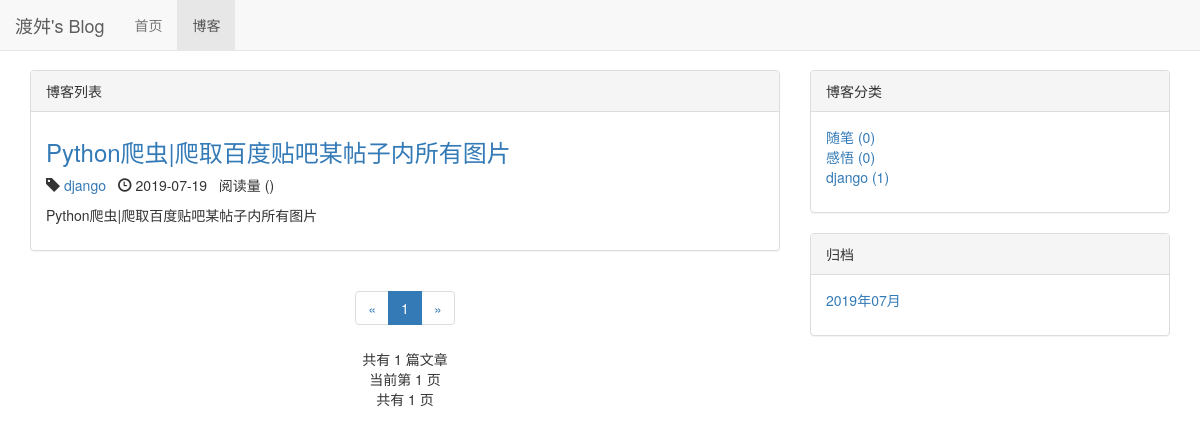
Screenshot of /blog/ with the database file from the repository.
### blog/models.py (models this page shows, shortened)
class Blog(models.Model, ReadNumExpendMethon):
    title = models.CharField(max_length=50)
    blog_type = models.ForeignKey(BlogType, on_delete=models.DO_NOTHING) # 文章类型
    content = models.TextField()
    author = models.ForeignKey(User, on_delete=models.DO_NOTHING)
    read_details = GenericRelation(ReadDetail)
    created_time = models.DateTimeField(auto_now_add=True)
    last_updated_time = models.DateTimeField(auto_now=True)
    class Meta:
        ordering = ['-created_time']

class BlogType(models.Model):
    type_name = models.CharField(max_length=15)
    def __str__(self):
        return self.type_name

### blog/views.py (the view)
# urls.py: path('', views.blog_list, name='blog_list'),
def blog_list(request):
    blogs_all_list = Blog.objects.all()
    context = get_blog_list_common_data(request, blogs_all_list)
    return render(request, 'blog/blog_list.html', context)

### blog/templates/blog/blog_list.html (shortened to what this page needs)
{% extends 'base.html' %}
{% block nav_blog_active %}active{% endblock %}
{% load staticfiles %}
{% block header_extends %}
    <link rel="stylesheet" href="{% static 'blog/blog.css' %}">
{% endblock %}
{% block content %}
    <div class="container">
        <div class="row">
            <div class="col-sm-8">
                <div class="panel panel-default">
                    <div class="panel-heading">{% block blog_list_title %}博客列表{% endblock %}</div>
                    <div class="panel-body">
                        {% for blog in blogs %}
                            <div class="blog">
                                <h3><a href="{% url 'blog_detail' blog.pk %}">{{ blog.title }}</a></h3>
                                <p class="blog-info">
                                    <span class="glyphicon glyphicon-tag"></span>&nbsp;<a
                                        href="{% url 'blogs_with_type' blog.blog_type.pk %}">{{ blog.blog_type }}</a>&nbsp;&nbsp;
                                    <span class="glyphicon glyphicon-time"></span>&nbsp;{{ blog.created_time|date:"Y-m-d" }}&nbsp;&nbsp;
                                    阅读量 ({{ blog.get_read_num }})
                                </p>
                                <p>{{ blog.content|striptags|truncatechars_html:120 }}</p>
                            </div>
                        {% empty %}
                            <div class="blog">
                                <h3>暂无文章，敬请期待!</h3>
                            </div>
                        {% endfor %}
                    </div>
                </div>
                <div class="paginator">
                    <ul class="pagination">
                        <li>
                            {% if page_of_blogs.has_previous %}
                                <a href="?page={{ page_of_blogs.previous_page_number }}" aria-label="Previous">
                                    <span aria-hidden="true">&laquo;</span>
                                </a>
                            {% else %}
                                <span aria-hidden="true">&laquo;</span>
                            {% endif %}
                        </li>
                        {% for page_num in page_range %}
                            {% if page_num ==  page_of_blogs.number %}
                                <li class="active"><span>{{ page_num }}</span></li>
                            {% else %}
                                {% if page_num == '...' %}
                                    <li><span>{{ page_num }}</span></li>
                                {% else %}
                                    <li><a href="?page={{ page_num }}">{{ page_num }}</a></li>
                                {% endif %}
                            {% endif %}
                        {% endfor %}
                        <li>
                            {% if page_of_blogs.has_next %}
                                <a href="?page={{ page_of_blogs.next_page_number }}" aria-label="Next">
                                    <span aria-hidden="true">&raquo;</span>
                                </a>
                            {% else %}
                                <span aria-hidden="true">&raquo;</span>
                            {% endif %}
                        </li>
                    </ul>
                    <p>
                        共有 {{ page_of_blogs.paginator.count }} 篇文章<br>
                        当前第 {{ page_of_blogs.number }} 页<br>
                        共有 {{ page_of_blogs.paginator.num_pages }} 页
                    </p>
                </div>
            </div>
            <div class="col-sm-4">
                <div class="panel panel-default">
                    <div class="panel-heading">博客分类</div>
                    <div class="panel-body">
                        <ul class="blog_types">
                            {% for blog_type in blog_types %}
                                <li>
                                    <a href="{% url 'blogs_with_type' blog_type.pk %}">{{ blog_type.type_name }} ({{ blog_type.blog_count }})</a>
                                </li>
                            {% empty %}
                                <li>暂无分类</li>
                            {% endfor %}
                        </ul>
                    </div>
                </div>
                <div class="panel panel-default">
                    <div class="panel-heading">归档</div>
                    <div class="panel-body">
                        <ul>
                            {% for blog_date in blog_dates %}
                                <a href="{% url 'blogs_with_date' blog_date.year blog_date.month %}"><li>{{ blog_date|date:"Y年m月" }}</li></a>
                            {% endfor %}
                        </ul>
                    </div>
                </div>
            </div>
        </div>
    </div>
{% endblock %}

### static/base.css (style rules this page uses)
* { margin: 0; padding: 0; }
body { margin-top: 70px!important; }
ul { list-style-type: none!important; }

### blog/static/blog/blog.css (style rules this page uses)
ul.blog_types { list-style-type: none; }
div.blog h3 { margin-top: 0.5em; }
div.paginator { text-align: center; }

### rows the page displays
Blog: title "Python爬虫|爬取百度贴吧某帖子内所有图片", blog_type "django", created_time "2019-07-19", content "Python爬虫|爬取百度贴吧某帖子内所有图片"
BlogType: type_name "随笔", blog_count "0"
BlogType: type_name "感悟", blog_count "0"
BlogType: type_name "django", blog_count "1"

### other values shown
{{ page_num }} "1"
{{ page_of_blogs.paginator.count }} "1"
{{ page_of_blogs.number }} "1"
{{ page_of_blogs.paginator.num_pages }} "1"
{{ blog_date|date:"Y年m月" }} "2019年07月"
